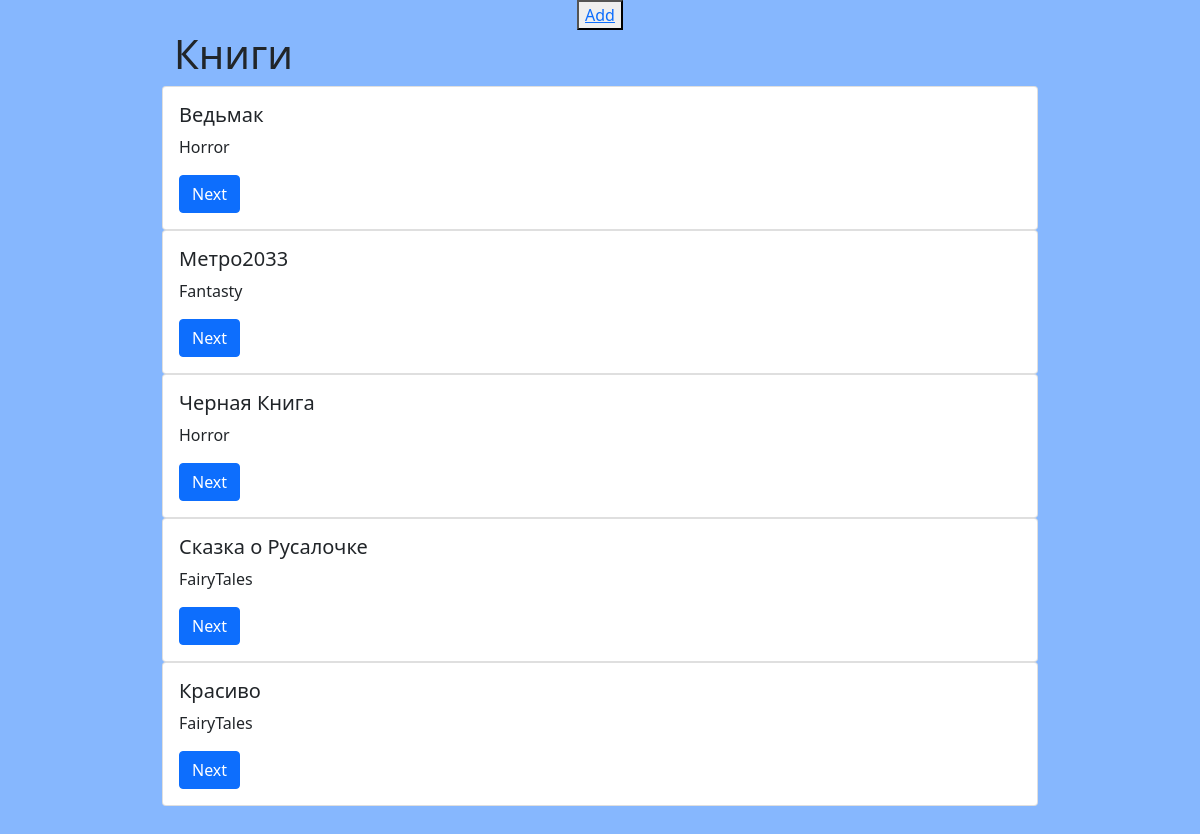
Before: /books_lib/ with the older database file.
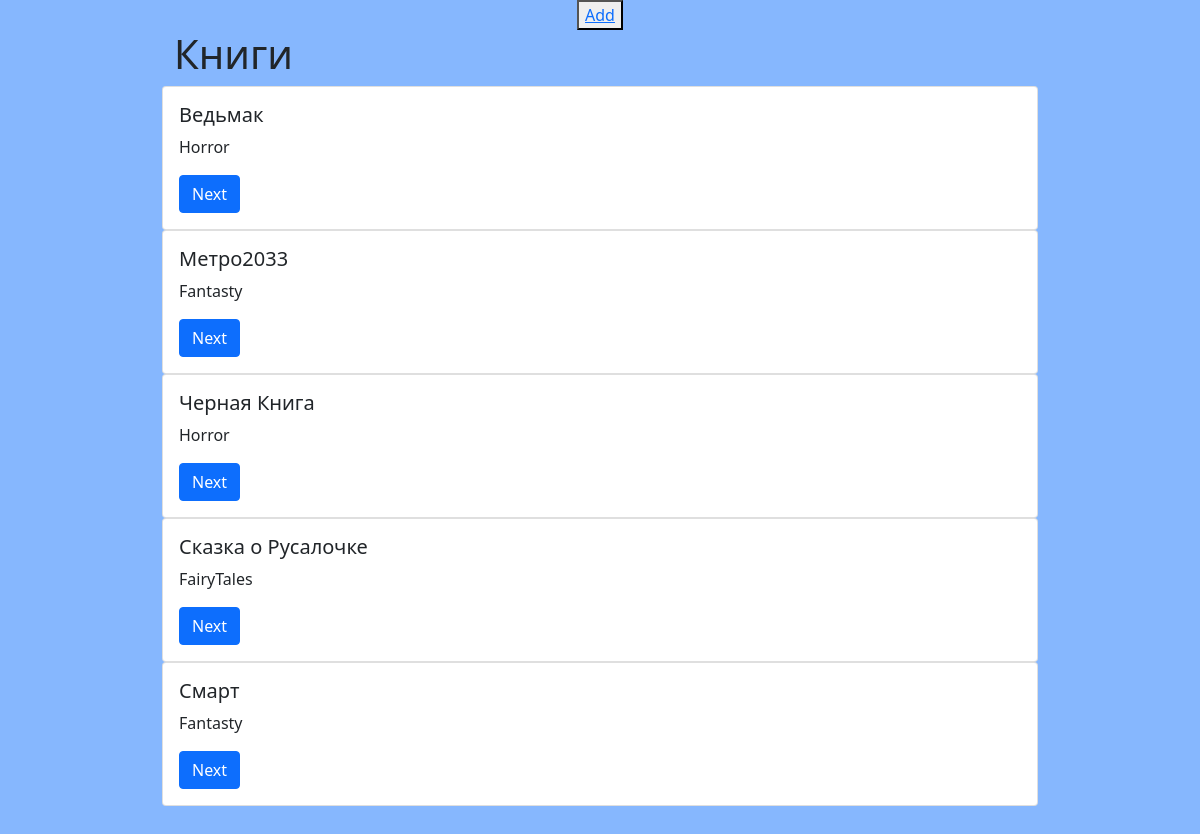
After: the same page with the newer database file.
### library/models.py (models this page shows)
class BookCategory(models.Model):
    GENRE_CHOISE = (
        ('Detective', 'Detective'),
        ('Fantasty', 'Fantasty'),
        ('Horror', 'Horror'),
        ('Dramma', 'Dramma'),
        ('FairyTales', 'FairyTales')
    )
    title = models.CharField(max_length=100)
    descrip = models.TextField()
    image = models.ImageField(upload_to='')
    tom = models.IntegerField()
    genre = models.CharField(choices=GENRE_CHOISE, max_length=100)
    date_write = models.DateField(auto_now_add=True)

### library/views.py (the view)
# urls.py: path('books_lib/', views.shows_book_all, name ='book_lib_all'),
def shows_book_all(request):
    shows = models.BookCategory.objects.all()
    return render(request, 'category_book.html', {'shows': shows})

### templates/category_book.html (shortened to what this page needs)
<!DOCTYPE html>
{% load static %}
<html lang="en">
<head>
    <link rel="stylesheet" href="{% static 'css/bootstrap.css/' %}" />
</head>
<body>
<center><button type="button"><a href="/add-books/">Add</a></button></center>
<div class="container c_v">
    <h1 class="container">Книги</h1>
        {% for i in shows %}
            <div class="card">
  <div class="card-body">
    <h5 class="card-title">{{ i.title }}</h5>
    <p class="card-text">{{ i.genre }}</p>
    <a href="/book_lib/{{ i.id }}/" class="btn btn-primary">Next</a>
  </div>
</div>
        {% endfor %}
</div>
</body>
</html>

### templates/category_book.html (style rules this page uses)
body { background-color: #86b7fe; }
.c_v { max-width: 900px; margin-bottom: 40px; }

Changed rows visible on the page:
removed BookCategory: title "Красиво", genre "FairyTales"
added BookCategory: title "Смарт", genre "Fantasty"
